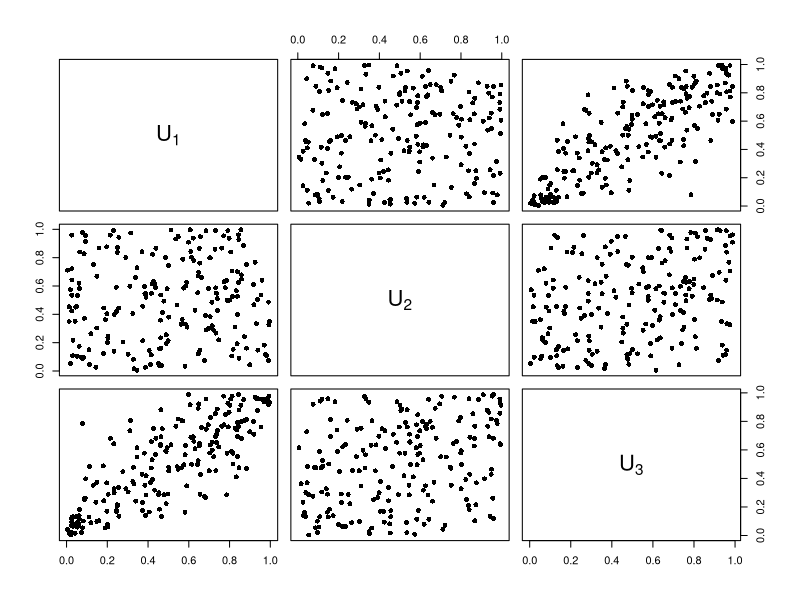

The R source for this figure:
## Initialization and parameters 
set.seed(123)
P <- matrix(c(1, 0.1, 0.8,               # Correlation matrix
              0.1, 1, 0.4,
              0.8, 0.4, 1), nrow = 3)
d <- nrow(P)                             # Dimension
n <- 200                                 # Number of samples

## Simulation (non-vectorized version)
A <- t(chol(P))
U <- matrix(nrow = n, ncol = d)
for (i in 1:n){
  Z      <- rnorm(d)
  X      <- A%*%Z
  U[i, ] <- pnorm(X)
}

## Simulation (compact vectorized version) 
U <- pnorm(matrix(rnorm(n*d), ncol = d) %*% chol(P))

## Visualization
pairs(U, pch = 16,
      labels = sapply(1:d, function(i){as.expression(substitute(U[k], list(k = i)))}))

#---------

